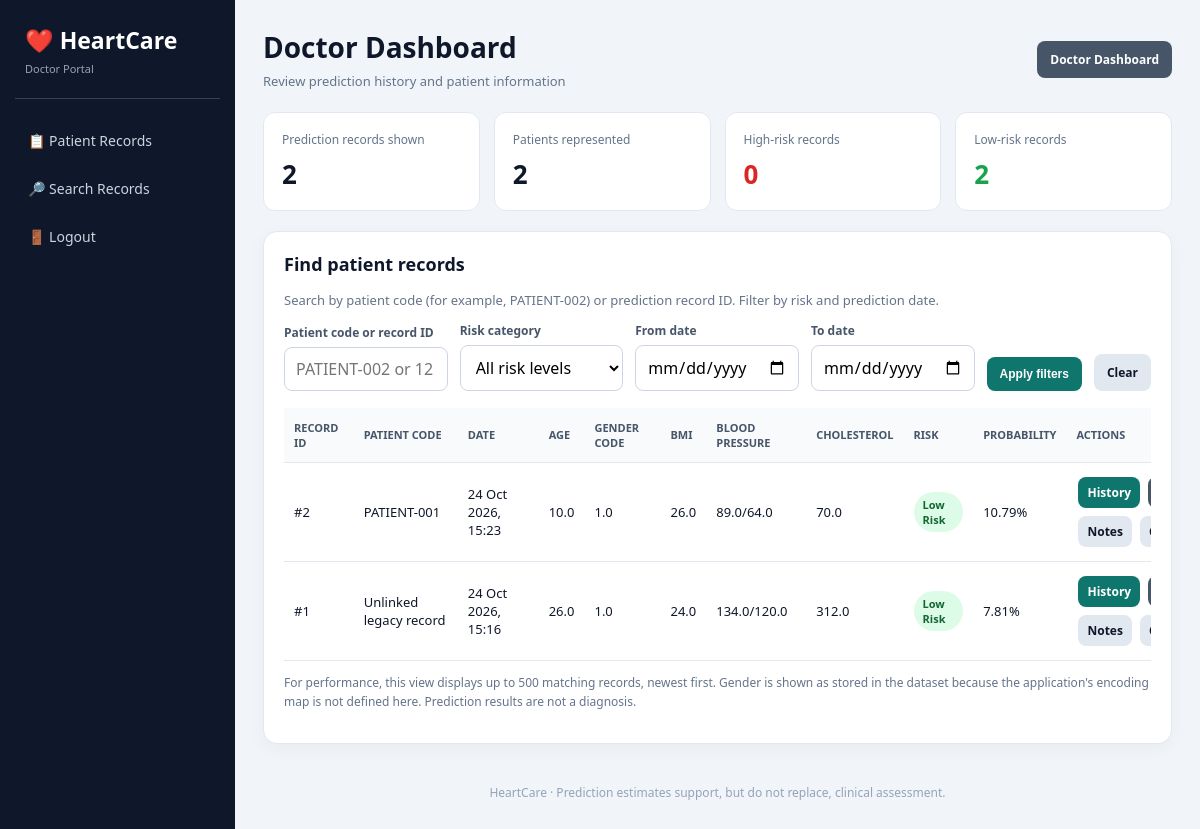
The app's page /doctor (signed in) with its own data.
### app.py (models this page shows)
class Patient(db.Model):
    id = db.Column(
        db.Integer,
        primary_key=True
    )
    patient_code = db.Column(
        db.String(50),
        nullable=True,
        index=True
    )
    age = db.Column(
        db.Float
    )
    gender = db.Column(
        db.Float
    )
    bmi = db.Column(
        db.Float
    )
    systolic = db.Column(
        db.Float
    )
    diastolic = db.Column(
        db.Float
    )
    cholesterol = db.Column(
        db.Float
    )
    risk = db.Column(
        db.String(50)
    )
    probability = db.Column(
        db.Float
    )
    date = db.Column(
        db.DateTime,
        default=datetime.utcnow
    )

### app.py (the view)
@app.route("/doctor")
def doctor_dashboard():
    access_response = doctor_or_admin_required()
    if access_response:
        return access_response
    records, search, risk, start_date, end_date, date_error = build_doctor_patient_query()
    unique_codes = {r.patient_code for r in records if r.patient_code}
    unique_patients = len(unique_codes) + sum(1 for r in records if not r.patient_code)
    high_risk_count = sum(1 for r in records if r.risk == "High Risk")
    low_risk_count = sum(1 for r in records if r.risk == "Low Risk")
    return render_template(
        "doctor_dashboard.html",
        patients=records,
        search=search,
        risk=risk,
        start_date=start_date,
        end_date=end_date,
        date_error=date_error,
        total_records=len(records),
        unique_patients=unique_patients,
        high_risk_count=high_risk_count,
        low_risk_count=low_risk_count,
    )

### app.py (called while the page is built)
def doctor_or_admin_required():
    if "role" not in session:
        return redirect(url_for("login"))
    if session.get("role") not in ("doctor", "admin"):
        return ("Access denied. A doctor or administrator account is required.", 403)
    return None

### templates/doctor_dashboard.html (shortened to what this page needs)
{% extends "doctor_base.html" %}
{% block heading %}Doctor Dashboard{% endblock %}
{% block content %}
<div class="stats">
  <div class="stat"><span>Prediction records shown</span><strong>{{ total_records }}</strong></div>
  <div class="stat"><span>Patients represented</span><strong>{{ unique_patients }}</strong></div>
  <div class="stat"><span>High-risk records</span><strong style="color:#dc2626">{{ high_risk_count }}</strong></div>
  <div class="stat"><span>Low-risk records</span><strong style="color:#16a34a">{{ low_risk_count }}</strong></div>
</div>
<section class="card">
  <h2 style="margin-top:0;font-size:18px">Find patient records</h2>
  <p class="muted">Search by patient code (for example, PATIENT-002) or prediction record ID. Filter by risk and prediction date.</p>
  <form class="toolbar" method="GET" action="{{ url_for('doctor_dashboard') }}">
    <div class="field"><label for="search">Patient code or record ID</label><input id="search" name="search" value="{{ search }}" placeholder="PATIENT-002 or 12"></div>
    <div class="field"><label for="risk">Risk category</label><select id="risk" name="risk"><option value="">All risk levels</option></select></div>
    <div class="field"><label for="start_date">From date</label><input type="date" id="start_date" name="start_date" value="{{ start_date }}"></div>
    <div class="field"><label for="end_date">To date</label><input type="date" id="end_date" name="end_date" value="{{ end_date }}"></div>
    <button class="btn" type="submit">Apply filters</button><a class="btn light" href="{{ url_for('doctor_dashboard') }}">Clear</a>
  </form>
  <div class="table-wrap"><table><thead><tr><th>Record ID</th><th>Patient Code</th><th>Date</th><th>Age</th><th>Gender code</th><th>BMI</th><th>Blood pressure</th><th>Cholesterol</th><th>Risk</th><th>Probability</th><th>Actions</th></tr></thead><tbody>
  {% for record in patients %}
  <tr>
    <td>#{{ record.id }}</td><td>{{ record.patient_code or 'Unlinked legacy record' }}</td><td>{{ record.date.strftime('%d %b %Y, %H:%M') if record.date else 'N/A' }}</td><td>{{ record.age if record.age is not none else 'N/A' }}</td><td>{{ record.gender if record.gender is not none else 'N/A' }}</td><td>{{ '%.1f'|format(record.bmi) if record.bmi is not none else 'N/A' }}</td><td>{{ record.systolic if record.systolic is not none else 'N/A' }}/{{ record.diastolic if record.diastolic is not none else 'N/A' }}</td><td>{{ record.cholesterol if record.cholesterol is not none else 'N/A' }}</td>
    <td>{% if record.risk == 'High Risk' %}<span class="badge high">High Risk</span>{% elif record.risk == 'Low Risk' %}<span class="badge low">Low Risk</span>{% else %}<span class="badge unknown">{{ record.risk or 'N/A' }}</span>{% endif %}</td><td>{{ '%.2f'|format(record.probability) if record.probability is not none else 'N/A' }}{% if record.probability is not none %}%{% endif %}</td>
    <td><div class="actions"><a class="btn small" href="{{ url_for('patient_history', patient_id=record.id) }}">History</a><a class="btn small secondary" href="{{ url_for('medical_report', patient_id=record.id) }}">Report</a><a class="btn small light" href="{{ url_for('medical_notes', patient_id=record.id) }}">Notes</a><a class="btn small light" href="{{ url_for('prescription', patient_id=record.id) }}">Care plan</a></div></td>
  </tr>
  {% else %}<tr><td colspan="11" class="empty">No prediction records match these filters.</td></tr>{% endfor %}
  </tbody></table></div>
  <p class="note">For performance, this view displays up to 500 matching records, newest first. Gender is shown as stored in the dataset because the application's encoding map is not defined here. Prediction results are not a diagnosis.</p>
</section>
{% endblock %}

### templates/doctor_base.html (style rules this page uses)
* { box-sizing:border-box }
body { margin:0;background:#f1f5f9;color:#0f172a;font-family:Segoe UI,Arial,sans-serif }
.muted { color:#64748b;font-size:13px }
.card { background:#fff;border:1px solid #e2e8f0;border-radius:14px;padding:20px;margin-bottom:20px;box-shadow:0 5px 18px rgba(15,23,42,.04) }
.stats { display:grid;grid-template-columns:repeat(4,minmax(0,1fr));gap:14px;margin-bottom:20px }
.stat { background:#fff;border:1px solid #e2e8f0;border-radius:12px;padding:18px }
.stat span { display:block;color:#64748b;font-size:12px;margin-bottom:8px }
.stat strong { font-size:26px }
.toolbar { display:flex;align-items:end;flex-wrap:wrap;gap:12px;margin-bottom:17px }
.field { flex:1;min-width:150px }
label { display:block;font-size:12px;font-weight:700;color:#475569;margin-bottom:6px }
input,select { width:100%;padding:10px 11px;border:1px solid #cbd5e1;border-radius:8px;background:white;font:inherit }
.btn { display:inline-block;border:0;border-radius:8px;background:#0f766e;color:white;padding:10px 13px;text-decoration:none;font-weight:700;font-size:12px;cursor:pointer;white-space:nowrap }
.btn.secondary { background:#475569 }
.btn.light { background:#e2e8f0;color:#0f172a }
.btn.small { padding:7px 9px;margin:2px }
.table-wrap { overflow-x:auto }
table { width:100%;border-collapse:collapse;min-width:950px }
th,td { padding:12px 10px;border-bottom:1px solid #e2e8f0;text-align:left;font-size:13px;vertical-align:middle }
th { font-size:11px;text-transform:uppercase;color:#475569;background:#f8fafc }
.badge { display:inline-block;padding:5px 9px;border-radius:99px;font-size:11px;font-weight:800 }
.low { background:#dcfce7;color:#166534 }
.actions { display:flex;flex-wrap:wrap;gap:4px }
.note { font-size:12px;color:#64748b;line-height:1.6 }

### records on screen
Patient: id "2", patient_code "PATIENT-001", date "24 Oct 2026, 15:23", age "10.0", gender "1.0", bmi "26.0", systolic "89.0", diastolic "64.0", cholesterol "70.0", risk "Low Risk", probability "10.79"
Patient: id "1", patient_code "Unlinked legacy record", date "24 Oct 2026, 15:16", age "26.0", gender "1.0", bmi "24.0", systolic "134.0", diastolic "120.0", cholesterol "312.0", risk "Low Risk", probability "7.81"

### other values on screen
{{ total_records }} "2"
{{ unique_patients }} "2"
{{ high_risk_count }} "0"
{{ low_risk_count }} "2"
